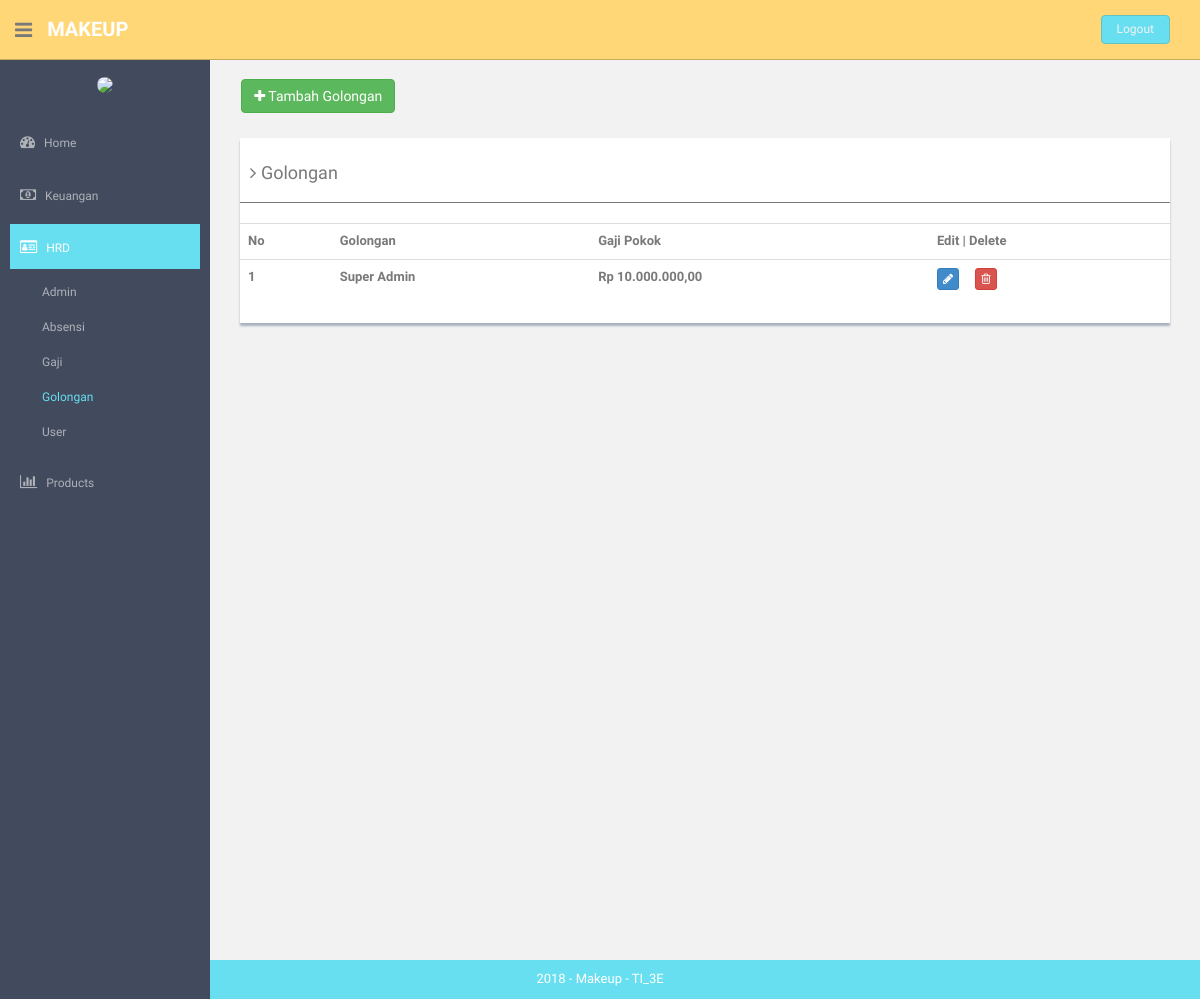
Before: /index.php/golongan with the older database file.
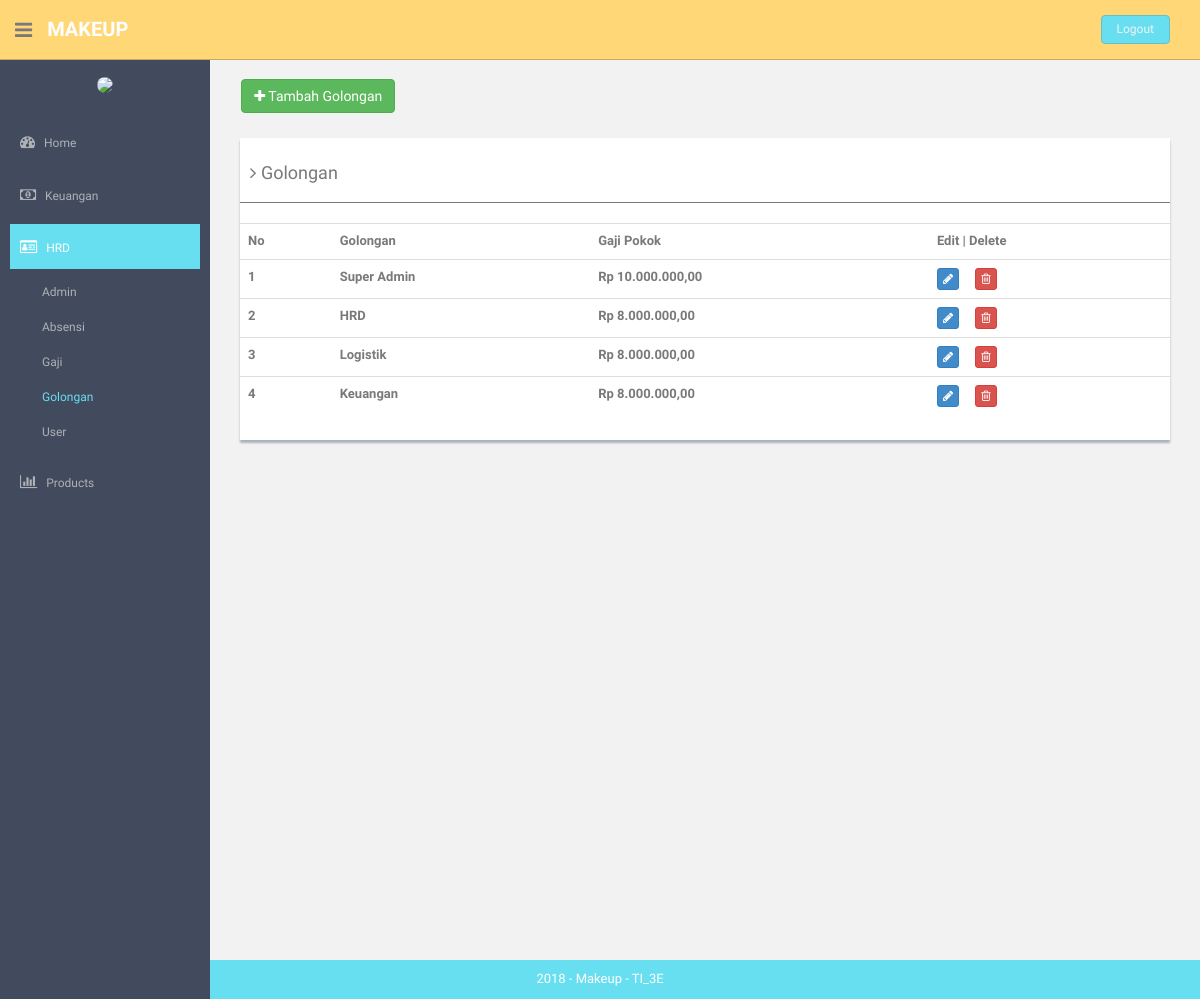
After: the same page with the newer database file.
### tables this page shows
CREATE TABLE `golongan` (
  `id_gol` int(11) NOT NULL,
  `nama_gol` varchar(15) NOT NULL,
  `gaji_pokok` int(11) NOT NULL
);

### application/controllers/Golongan.php (called while the page is built, shortened)
<?php
class Golongan extends CI_Controller {
	public function __construct()
	{
		$this->load->helper('url','form');
		$this->load->library('form_validation');
		$this->load->model('golongan_model');
		$this->load->helper('html');
		$this->load->library('image_lib');
	}
	public function index()
	{
		$object['gol']=$this->golongan_model->getDataGolongan();
		$cek['status'] = array(
        		'home'=>'',
        		'hrd'=>'active',
        		'keuangan'=>'',
        		'produk'=>'',
        		'pembelian'=>'',
        		'pemasukan'=>'',
        		'pengeluaran'=>'',
        		'utang'=>'',
        		'cash_flow'=>'',
        		'pemesanan'=>'',
                'pembayaran'=>'',
        		'neraca'=>'',
        		'admin'=>'',
        		'gaji'=>'',
        		'golongan'=>'active',
        		'absensi'=>'',
        		'user'=>'',
        		'barang'=>'',
        		'supplier'=>'',
        		'kategori'=>'',
        		);
				$this->load->view('component/header',$cek);
				$this->load->view('golongan',$object);
				$this->load->view('component/footer');
	}
}

### index.php (called while the page is built, shortened)
<?php
require_once BASEPATH.'core/CodeIgniter.php';

### application/models/Golongan_model.php (called while the page is built, shortened)
<?php
class Golongan_model extends CI_Model {
	public function getDataGolongan()
	{
		$query = $this->db->get('golongan');
		return $query->result();
	}
}

### application/views/golongan.php (the view)
<?php
function rupiah($angka){
  $hasil_rupiah = "Rp " . number_format($angka,2,',','.');
  return $hasil_rupiah;
}
?>
<section id="main-content">
  <section class="wrapper site-min-height">
    <br>&nbsp;&nbsp;&nbsp;&nbsp;
    <a href="<?php echo base_url('index.php/golongan/form_golongan'); ?>"><button type="button" class="btn btn-success "><i class="fa fa-plus"> </i> Tambah Golongan</button></a>
    <br>
    <div class="col-md-12 mt">
      <div class="content-panel">
        <table class="table table-hover">
          <h4><i class="fa fa-angle-right"></i> Golongan</h4>
          <hr>
          <tbody>
            <tr>
              <th>No</th>
              <th>Golongan</th>
              <th>Gaji Pokok</th>
              <th align="center">Edit | Delete</th>
            </tr>
            <?php
            $no=1;
            foreach ($gol as $key): ?>
            <tr>
              <th><?php echo $no++ ?></th>
              <th><?php echo $key->nama_gol ?></th>
              <th><?php echo rupiah($key->gaji_pokok) ?></th>
              <td>
                <a class="btn btn-primary btn-xs" href="<?php echo base_url('index.php/golongan/update'); ?>/<?php echo $key->id_gol ?>">
                  <i class="fa fa-pencil"></i>
                </a>&nbsp;&nbsp;&nbsp;&nbsp;
                <a class="btn btn-danger btn-xs" href="<?php echo base_url('index.php/golongan/delete'); ?>/<?php echo $key->id_gol ?>">
                  <i class="fa fa-trash-o"></i>
                </a>
              </td>
            </tr>
            <?php endforeach; ?>
          </tbody>
        </table>
      </div>
      </div>
    </section>
    </section>

Changed rows visible on the page:
added golongan: nama_gol "HRD", gaji_pokok "Rp 8.000.000,00"
added golongan: nama_gol "Logistik", gaji_pokok "Rp 8.000.000,00"
added golongan: nama_gol "Keuangan", gaji_pokok "Rp 8.000.000,00"
